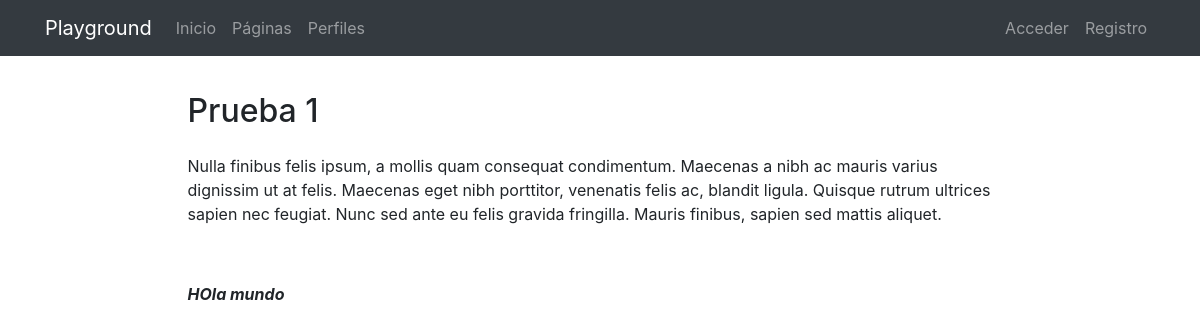
Page /pages/2/prueba-1/ on the committed database.
### pages/models.py (models this page shows, shortened)
class Page(models.Model):
    title = models.CharField(verbose_name="Título", max_length=200)
    content = RichTextField(verbose_name="Contenido")
    order = models.SmallIntegerField(verbose_name="Orden", default=0)
    created = models.DateTimeField(auto_now_add=True, verbose_name="Fecha de creación")
    updated = models.DateTimeField(auto_now=True, verbose_name="Fecha de edición")
    class Meta:
        verbose_name = "página"
        verbose_name_plural = "páginas"
        ordering = ['order', 'title']

### pages/views.py (the view)
# urls.py: path('<int:pk>/<slug:slug>/', PageDetailView.as_view(), name='page'),
class PageDetailView(DetailView):
    model = Page

### pages/templates/pages/page_detail.html (shortened to what this page needs)
{% extends 'core/base.html' %}
{% load static %}
{% block content %}
{% include 'pages/includes/pages_menu.html' %}
<main role="main">
  <div class="container">
    <div class="row mt-3">
      <div class="col-md-9 mx-auto">
        <h2 class="section-heading mb-4">{{object.title}}</h2>
        <div>
          {{page.content|safe}}
        </div>
      </div>
    </div>
  </div>
</main>
{% endblock %}

### core/templates/core/base.html (shortened to what this page needs)
<!DOCTYPE html>
<html lang="es">
  <head>
    {% load static %}
    <link href="{% static 'core/vendor/bootstrap/css/bootstrap.min.css' %}" rel="stylesheet">
    <link href="{% static 'core/vendor/font-awesome/css/font-awesome.min.css' %}" rel="stylesheet" type="text/css">
    <link href="{% static 'core/css/main.css' %}" rel="stylesheet">
  </head>
  <body>
    <body>
      <nav class="navbar navbar-expand-lg navbar-dark bg-dark">
        <div class="container">
          <a class="navbar-brand" href="{% url 'home' %}">Playground</a>
          <div class="collapse navbar-collapse" id="ned">
            <ul class="navbar-nav mr-auto">
              <li class="nav-item">
                <a class="nav-link" href="{% url 'home' %}">Inicio</a>
              </li>
              <li class="nav-item">
                <a class="nav-link" href="{% url 'pages:pages' %}">Páginas</a>
              </li>
              <li class="nav-item">
                <a class="nav-link" href="{% url 'profiles:list' %}">Perfiles</a>
              </li>
            </ul>
            <ul class="navbar-nav">
              {% if not request.user.is_authenticated %}
                <li class="nav-item">
                  <a class="nav-link" href="{% url 'login' %}">Acceder</a>
                </li>
                <li class="nav-item">
                    <a class="nav-link" href="{% url 'signup' %}">Registro</a>
                  </li>
              {% endif %}
            </ul>
          </div>
        </div>
      </nav>
      {% block content %}{% endblock %}
  </body>
</html>

### pages/templates/pages/includes/pages_menu.html (shortened to what this page needs)
{% load static %}
<link href="{% static 'pages/css/custom_ckeditor.css' %}" rel="stylesheet">

### core/static/core/css/main.css (style rules this page uses)
main { padding-top: 20px; }
:root { --jumbotron-padding-y: 3rem; }

### rows in the picture
Page: title "Prueba 1", content "Nulla finibus felis ipsum, a mollis quam consequat condimentum. Maecenas a nibh ac mauris varius dignissim ut at felis. Maecenas eget nibh porttitor, venenatis felis ac, blandit ligula. Quisque rutrum ultrices sapien nec feugiat. Nunc sed ante eu felis gravida fringilla. Mauris finibus, sapien sed mattis aliquet. HOla mundo"
